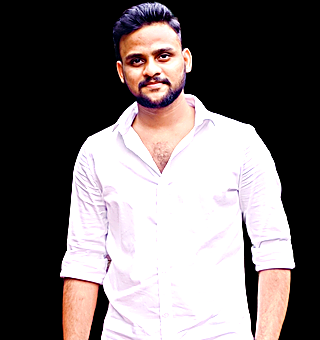
#> input picture assets/portrait-dark.png, 320 x 340 px
$ python -i preprocess_photo.py   (imports and definitions only)
#> lines starting #> are read from the running program, lines starting #| are printed output that depends on the picture
#> further down, picture is the input picture: PIL image 320x340 RGB; mean R, G, B 116.1, 108.7, 109.1
#!/usr/bin/env python3
"""
preprocess_photo.py — Background removal + subject isolation for dithering.
Uses rembg (U²-Net) to remove background, composites subject on black (dark mode)
or white (light mode), saves to assets/portrait-dark.png and assets/portrait-light.png.

Usage:
    python preprocess_photo.py <photo_path>
"""

import sys, os
import numpy as np
from PIL import Image, ImageFilter, ImageEnhance

# [20 lines left out: functions remove_background, make_portrait, not called in this run]

def crop_to_portrait(img, target_w=320, target_h=340):
    """Crop to head+shoulders portrait ratio."""
#> called with target_w = 320, target_h = 340
    w, h = img.size
#> w = 320; h = 340
    target_ratio = target_w / target_h

    # Find where the subject is (top of non-black pixels)
    arr = np.array(img.convert("L"))
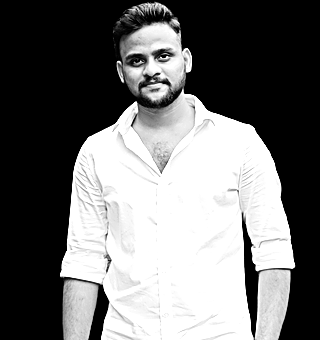
#> arr: shape (340, 320); min 0, max 255, mean 110.9
    rows_with_content = np.where(arr.max(axis=1) > 10)[0]
#> rows_with_content = 339 values from 1 to 339
    top = int(rows_with_content[0]) if len(rows_with_content) > 0 else 0
#> top = 1

    # Crop to portrait aspect from top of subject
    crop_h = min(h - top, int((w) / target_ratio))
#> crop_h = 339
    crop_w = int(crop_h * target_ratio)
#> crop_w = 319
    if crop_w > w:
        crop_w = w
        crop_h = int(crop_w / target_ratio)

    left = (w - crop_w) // 2
#> left = 0
    img = img.crop((left, top, left + crop_w, top + crop_h))
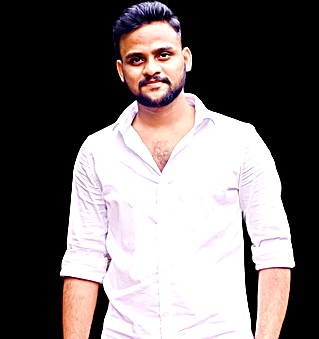
#> img: PIL image 319x339 RGB; mean R, G, B 116.8, 109.3, 109.8
    return img.resize((target_w, target_h), Image.LANCZOS)
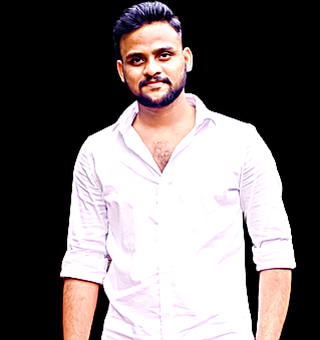
#> returned value: PIL image 320x340 RGB; mean R, G, B 116.8, 109.4, 109.8

# [35 lines left out: function main, not called in this run]

# [2 lines not run here, left out]

>>> from PIL import Image
>>> picture = Image.open('../assets/portrait-dark.png')
>>> result = crop_to_portrait(picture)
